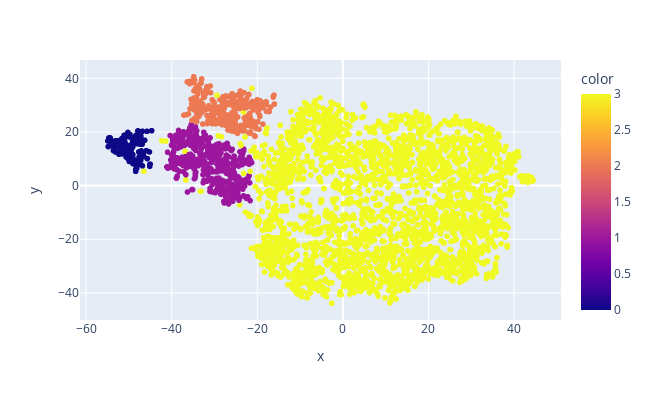

Write notebook code for a chart like this one.
### Code cell
dbscan = cluster.DBSCAN(eps=1.5, min_samples=3, n_jobs=-1)
model_tsne['cluster_tsne'] = dbscan.fit_predict(X)

#px.scatter(x=X[:,0], y=X[:,1], color=model_tsne['cluster_tsne'], width=650,height=400)

#mask_m1 = model_tsne['cluster_tsne']==-1
mask0 = ((model_tsne['cluster_tsne']==11) 
         | (model_tsne['cluster_tsne']==35) 
         | (model_tsne['cluster_tsne']==51))
mask1 = ((model_tsne['cluster_tsne']==9) 
         | (model_tsne['cluster_tsne']==40) 
         | (model_tsne['cluster_tsne']==59))
mask2 = ((model_tsne['cluster_tsne']==3) 
         | (model_tsne['cluster_tsne']==17) 
         | (model_tsne['cluster_tsne']==26) 
         | (model_tsne['cluster_tsne']==33) 
         | (model_tsne['cluster_tsne']==61))

model_tsne.mask(~(mask0 | mask1 | mask2), 3, inplace=True )
model_tsne.mask(mask0, 0, inplace=True )
model_tsne.mask(mask1, 1, inplace=True )
model_tsne.mask(mask2, 2, inplace=True )
#model_tsne.mask(mask_m1, np.NaN, inplace=True )
bzcat_tsne['cluster_kmeans'] = model_tsne['cluster_tsne']

px.scatter(x=X[:,0], y=X[:,1], color=model_tsne['cluster_tsne'], width=650,height=400)
#sns.scatterplot(
#    x=X[:,0], y=X[:,1], hue=model_tsne['cluster_tsne'], 
#    palette='bright')
#plt.title('2D t-SNE + DBSCAN')

### Figure 1 — Plotly figure (JSON) as saved in the notebook; plotly's stock layout.template omitted (floating-point values rounded to 4 significant figures; data arrays with more than 128 entries replaced by an {"elided": "..."} marker saying what was removed)
{"data": [{"hovertemplate": "x=%{x}<br>y=%{y}<br>color=%{marker.color}<extra></extra>", "legendgroup": "", "marker": {"color": {"elided": "3500 int values"}, "coloraxis": "coloraxis", "symbol": "circle"}, "mode": "markers", "name": "", "showlegend": false, "type": "scattergl", "x": {"elided": "3500 float values"}, "xaxis": "x", "y": {"elided": "3500 float values"}, "yaxis": "y"}], "layout": {"coloraxis": {"colorbar": {"title": {"text": "color"}}, "colorscale": [[0, "#0d0887"], [0.1111, "#46039f"], [0.2222, "#7201a8"], [0.3333, "#9c179e"], [0.4444, "#bd3786"], [0.5556, "#d8576b"], [0.6667, "#ed7953"], [0.7778, "#fb9f3a"], [0.8889, "#fdca26"], [1, "#f0f921"]]}, "height": 400, "legend": {"tracegroupgap": 0}, "margin": {"t": 60}, "width": 650, "xaxis": {"anchor": "y", "domain": [0, 1], "title": {"text": "x"}}, "yaxis": {"anchor": "x", "domain": [0, 1], "title": {"text": "y"}}}}
